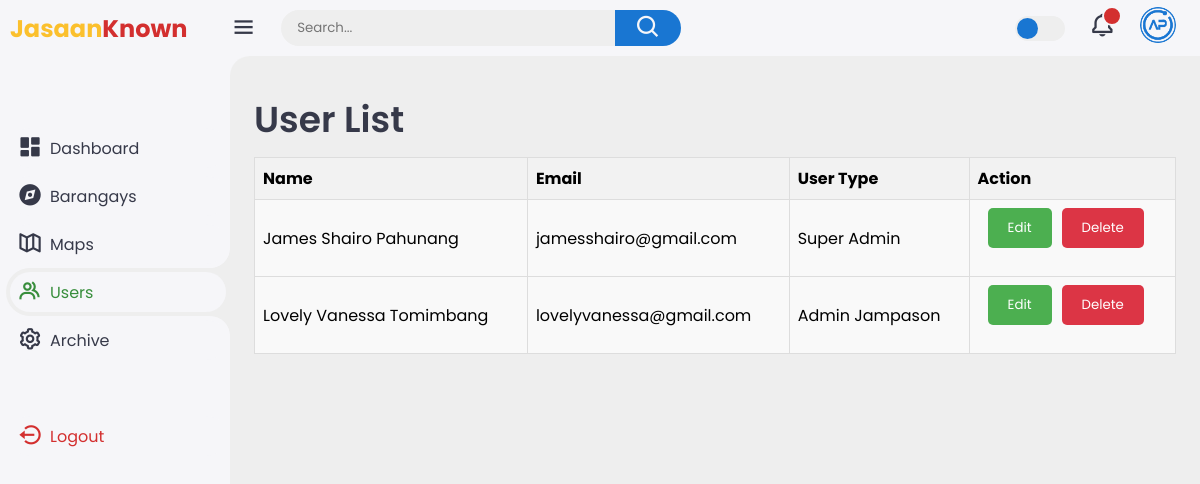
The page /users.php on the database its author committed.
### tables this page shows
CREATE TABLE `user` (
  `id` int(11) NOT NULL,
  `name` varchar(100) NOT NULL,
  `email` varchar(100) NOT NULL,
  `password` varchar(255) NOT NULL,
  `role` varchar(50) NOT NULL,
  `pic` blob DEFAULT NULL
);

### users.php (the view, shortened to what this page needs)
<!DOCTYPE html>
<html lang="en">
<head>
    <link href='https://unpkg.com/boxicons@2.1.4/css/boxicons.min.css' rel='stylesheet'>
    <link rel="stylesheet" href="style.css">
</head>
<body>
    <div class="sidebar">
        <a href="#" class="logo">
            <div class="logo-name"><span>Jasaan</span>Known</div>
        </a>
        <ul class="side-menu">
            <li><a href="dashboard.php" onclick="redirectTo('dashboard.php')"><i class='bx bxs-dashboard'></i>Dashboard</a></li>
            <li><a href="barangay.php" onclick="redirectTo('barangay.php')"><i class='bx bxs-compass'></i>Barangays</a></li>
            <li><a href="maps.php" onclick="redirectTo('maps.php')"><i class='bx bx-map-alt'></i>Maps</a></li>
            <li class="active"><a href="users.php" onclick="redirectTo('users.php')"><i class='bx bx-group'></i>Users</a></li>
            <li><a href="archive.php" onclick="redirectTo('archive.php')"><i class='bx bx-cog'></i>Archive</a></li>
        </ul>
        <ul class="side-menu">
            <li>
                <a href="#" class="logout">
                    <i class='bx bx-log-out-circle'></i>
                    Logout
                </a>
            </li>
        </ul>
    </div>
    <div class="content">
        <nav>
            <i class='bx bx-menu'></i>
            <form action="#">
                <div class="form-input">
                    <input type="search" placeholder="Search...">
                    <button class="search-btn" type="submit"><i class='bx bx-search'></i></button>
                </div>
            </form>
            <label for="theme-toggle" class="theme-toggle"></label>
            <a href="#" class="notif">
                <i class='bx bx-bell'></i>
                <span class="count"></span>
            </a>
            <a href="#" class="profile">
                <img src="images/logo.png">
            </a>
        </nav>
        <main>
            <div class="header">
                <div class="left">
                    <h1>User List</h1>
                </div>
            </div>
            <div class="table-container">
                <table>
                    <thead>
                    <tr>
                        <th class="name">Name</th>
                        <th class="email">Email</th>
                        <th class="user-type">User Type</th>
                        <th class="action">Action</th>
                    </tr>
                    </thead>
                    <tbody>
                    <?php
                    $servername = "localhost";
                    $username = "root";
                    $password = "";
                    $dbname = "jk";
                    $conn = new mysqli($servername, $username, $password, $dbname);
                    $sql = "SELECT id, name, email, role FROM user";
                    $result = $conn->query($sql);
                    if ($result->num_rows > 0) {
                        while($row = $result->fetch_assoc()) {
                            echo "<tr>";
                            echo "<td>" . htmlspecialchars($row['name']) . "</td>";
                            echo "<td>" . htmlspecialchars($row['email']) . "</td>";
                            echo "<td>" . htmlspecialchars($row['role']) . "</td>";
                            echo "<td>";
                            echo "<button class='action-btn edit' onclick='editUser(" . $row['id'] . ")'>Edit</button>";
                            echo "<button class='action-btn delete' onclick='deleteUser(" . $row['id'] . ")'>Delete</button>";
                            echo "</td>";
                            echo "</tr>";
                        }
                    } else {
                        echo "<tr><td colspan='4'>No users found.</td></tr>";
                    }
                    ?>
                    </tbody>
                </table>
            </div>
        </main>
    </div>
</body>
</html>

### style.css (style rules this page uses)
:root { --light: #f6f6f9; --primary: #1976D2; --light-primary: #CFE8FF; --grey: #eee; --dark-grey: #AAAAAA; --dark: #363949; --danger: #D32F2F; --light-danger: #FECDD3; --warning: #FBC02D; --light-warning: #FFF2C6; --success: #388E3C; --light-success: #BBF7D0; }
* { margin: 0; padding: 0; box-sizing: border-box; font-family: 'Poppins', sans-serif; }
.bx { font-size: 1.7rem; }
a { text-decoration: none; }
li { list-style: none; }
html { overflow-x: hidden; }
body { background: var(--grey); overflow-x: hidden; }
.sidebar { position: fixed; top: 0; left: 0; background: var(--light); width: 230px; height: 100%; z-index: 2000; overflow-x: hidden; scrollbar-width: none; transition: all 0.3s ease; }
.sidebar .logo { font-size: 24px; font-weight: 700; height: 56px; display: flex; align-items: center; color: var(--danger); z-index: 500; padding-bottom: 20px; box-sizing: content-box; }
.sidebar .logo .logo-name { margin-left: 10px; }
.sidebar .logo .logo-name span { color: var(--warning); }
.sidebar .side-menu { width: 100%; margin-top: 48px; }
.sidebar .side-menu li { height: 48px; background: transparent; margin-left: 6px; border-radius: 48px 0 0 48px; padding: 4px; }
.sidebar .side-menu li.active { background: var(--grey); position: relative; }
.sidebar .side-menu li.active::before { content: ""; position: absolute; width: 40px; height: 40px; border-radius: 50%; top: -40px; right: 0; box-shadow: 20px 20px 0 var(--grey); z-index: -1; }
.sidebar .side-menu li.active::after { content: ""; position: absolute; width: 40px; height: 40px; border-radius: 50%; bottom: -40px; right: 0; box-shadow: 20px -20px 0 var(--grey); z-index: -1; }
.sidebar .side-menu li a { width: 100%; height: 100%; background: var(--light); display: flex; align-items: center; border-radius: 48px; font-size: 16px; color: var(--dark); white-space: nowrap; overflow-x: hidden; transition: all 0.3s ease; }
.sidebar .side-menu li.active a { color: var(--success); }
.sidebar .side-menu li a .bx { min-width: calc(60px - ((4px + 6px) * 2)); display: flex; font-size: 1.6rem; justify-content: center; }
.sidebar .side-menu li a.logout { color: var(--danger); }
.content { position: relative; width: calc(100% - 230px); left: 230px; transition: all 0.3s ease; }
.content nav { height: 56px; background: var(--light); padding: 0 24px 0 0; display: flex; align-items: center; grid-gap: 24px; position: sticky; top: 0; left: 0; z-index: 1000; }
.content nav::before { content: ""; position: absolute; width: 40px; height: 40px; bottom: -40px; left: 0; border-radius: 50%; box-shadow: -20px -20px 0 var(--light); }
.content nav a { color: var(--dark); }
.content nav .bx.bx-menu { cursor: pointer; color: var(--dark); }
.content nav form { max-width: 400px; width: 100%; margin-right: auto; }
.content nav form .form-input { display: flex; align-items: center; height: 36px; }
.content nav form .form-input input { flex-grow: 1; padding: 0 16px; height: 100%; border: none; background: var(--grey); border-radius: 36px 0 0 36px; outline: none; width: 100%; color: var(--dark); }
.content nav form .form-input button { width: 80px; height: 100%; display: flex; justify-content: center; align-items: center; background: var(--primary); color: var(--light); font-size: 18px; border: none; outline: none; border-radius: 0 36px 36px 0; cursor: pointer; }
.content nav .notif { font-size: 20px; position: relative; }
.content nav .notif .count { position: absolute; top: -6px; right: -6px; width: 20px; height: 20px; background: var(--danger); border-radius: 50%; color: var(--light); border: 2px solid var(--light); font-weight: 700; font-size: 12px; display: flex; align-items: center; justify-content: center; }
.content nav .profile img { width: 36px; height: 36px; object-fit: cover; border-radius: 50%; }
.content nav .theme-toggle { display: block; min-width: 50px; height: 25px; background: var(--grey); cursor: pointer; position: relative; border-radius: 25px; }
.content nav .theme-toggle::before { content: ""; position: absolute; top: 2px; left: 2px; bottom: 2px; width: calc(25px - 4px); background: var(--primary); border-radius: 50%; transition: all 0.3s ease; }
.content main { width: 100%; padding: 36px 24px; max-height: calc(100vh - 56px); }
.content main .header { display: flex; align-items: center; justify-content: space-between; grid-gap: 16px; flex-wrap: wrap; }
.content main .header .left h1 { font-size: 36px; font-weight: 600; margin-bottom: 10px; color: var(--dark); }

### rows shown on the page
user: name "James Shairo Pahunang", email "jamesshairo@gmail.com", role "Super Admin"
user: name "Lovely Vanessa Tomimbang", email "lovelyvanessa@gmail.com", role "Admin Jampason"
